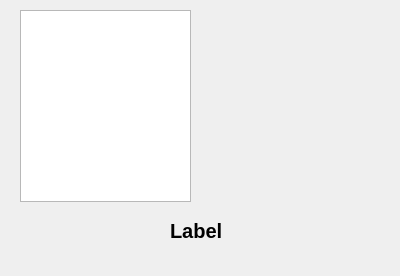
<?xml version="1.0" encoding="UTF-8"?>
<ui version="4.0">
 <class>LabelForm</class>
 <widget class="QWidget" name="LabelForm">
  <property name="geometry">
   <rect>
    <x>0</x>
    <y>0</y>
    <width>400</width>
    <height>276</height>
   </rect>
  </property>
  <property name="windowTitle">
   <string>Form</string>
  </property>
  <widget class="QLabel" name="label">
   <property name="geometry">
    <rect>
     <x>170</x>
     <y>210</y>
     <width>131</width>
     <height>41</height>
    </rect>
   </property>
   <property name="font">
    <font>
     <pointsize>15</pointsize>
     <weight>75</weight>
     <bold>true</bold>
    </font>
   </property>
   <property name="text">
    <string>Label</string>
   </property>
  </widget>
  <widget class="QGraphicsView" name="graphicsView">
   <property name="geometry">
    <rect>
     <x>20</x>
     <y>10</y>
     <width>171</width>
     <height>192</height>
    </rect>
   </property>
  </widget>
  <widget class="QWidget" name="verticalLayoutWidget">
   <property name="geometry">
    <rect>
     <x>210</x>
     <y>10</y>
     <width>160</width>
     <height>191</height>
    </rect>
   </property>
   <layout class="QVBoxLayout" name="verticalLayout"/>
  </widget>
 </widget>
 <resources/>
 <connections/>
</ui>
